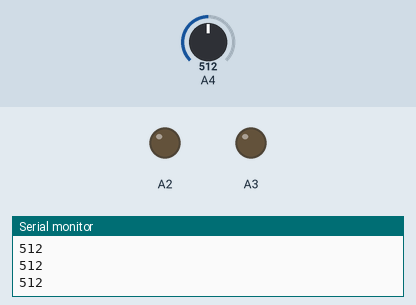
This sketch was run on a simulated Arduino Uno, built with avr-gcc and run on an emulated ATmega328P. Parts: output pins drawn as LEDs (lit = HIGH), the last lines printed to the serial monitor. The test bench sets the inputs (shaded band); at power-on: A4 = 512.

Above: at 1.2 s.
1.3 s: A4 set to 218
2.8 s: A4 set to 183
At 4.0 s:
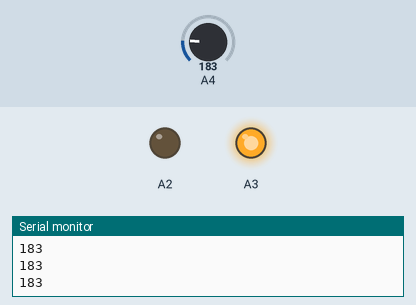
4.3 s: A4 set to 210
At 5.4 s:
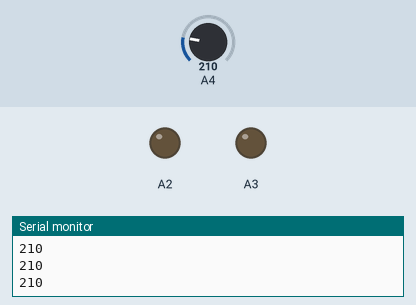
5.8 s: A4 set to 190
At 6.7 s:
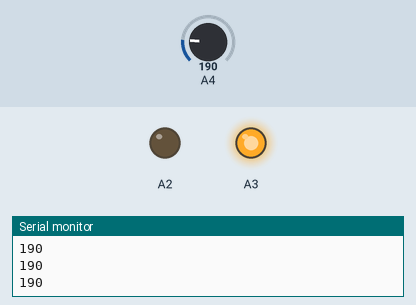
Timing chart, 0 to 8.3 s (numbered marks = the images above; inputs shaded):
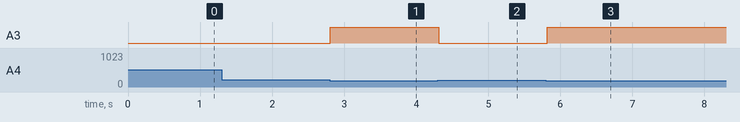

Measured:
- the behaviour switches between 200 and 199 on A4 (found by bisection; images 0 and 1)
- after the input at 2.8 s, A3: LOW → HIGH at once
- after the input at 4.3 s, A3: HIGH → LOW at once
- after the input at 5.8 s, A3: LOW → HIGH at once

The sketch:

KE3003_expand_9.ino
```cpp
volatile int item = 0;

void setup()
{
  Serial.begin(9600);
  pinMode(A2, OUTPUT);
  pinMode(A3, OUTPUT);
}

void loop()
{
  item = analogRead(A4);
  Serial.println(item);
  if (item < 200)
  {
    digitalWrite(A2, LOW);
    digitalWrite(A3, HIGH);
  }
  else
  {
    digitalWrite(A2, LOW);
    digitalWrite(A3, LOW);
  }
  delay(100);
}
```
